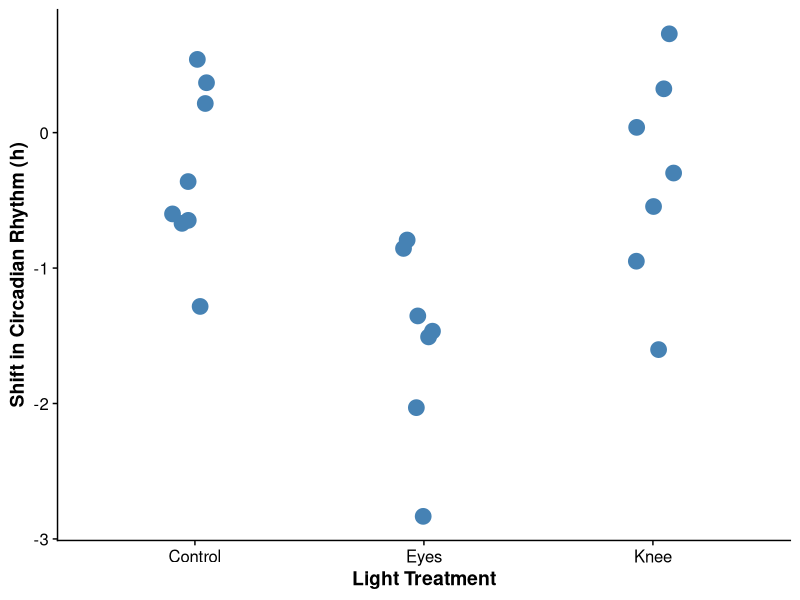
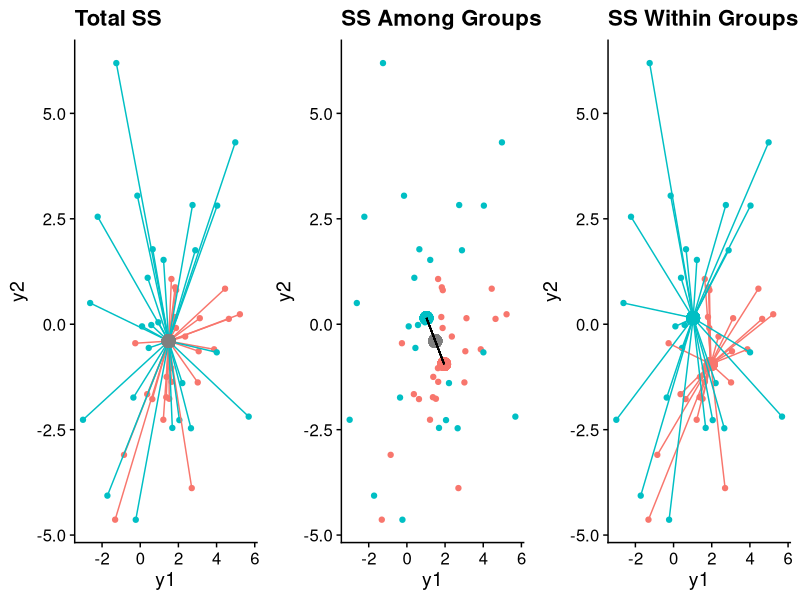

These charts were generated, in order, by the following R code:
## ---- chunk 1
#| label: setup
#| echo: false
#| warning: false
#| message: false

library(tidyverse)
library(cowplot)
library(mvtnorm)
library(vegan)

ggplot2::theme_set(theme_cowplot())
## ---- chunk 2
JL <- read_csv("Data/JetLag.csv", show_col_types = FALSE) |> 
  mutate(Treatment = factor(Treatment, labels = c("Control", "Eyes", "Knee")))
## ---- chunk 3
#| fig-align: center
p1 <- ggplot(JL, aes(x = Treatment, y = Shift)) +
  geom_point(position = position_jitter(width = 0.1, seed = 43577),
             size = 5, color = "steelblue") +
  xlab("Light Treatment") +
  ylab("Shift in Circadian Rhythm (h)") +
  theme(axis.title = element_text(face = "bold"))
p1
## ---- chunk 4
anova(lm(Shift ~ Treatment, data = JL))
## ---- chunk 5
set.seed(140592)
nn <- 25
sigma <- rbind(c(1.00, 0.75, 0.75),
               c(0.75, 1.00, 0.75),
               c(0.75, 0.75, 1.00))

MM <- rmvnorm(n = nn * 2, mean = c(0, 1, 2), sigma = sigma)
ss <- 2
MM.dat <- tibble(y1 = MM[ , 1] + c(rnorm(nn, ss), rnorm(nn, 1, ss)),
                 y2 = MM[ , 2] - c(rnorm(nn, ss), rnorm(nn, 1, ss)),
                 y3 = MM[ , 3] + c(rnorm(nn, ss), rnorm(nn, 0.5, ss)),
                 xx = rep(c("A", "B"), each = nn)
)

sst <- ggplot(MM.dat, aes(y1, y2, color = xx)) + 
  geom_point() + 
  geom_segment(aes(x = mean(y1), y = mean(y2), xend = y1, yend = y2)) +
  geom_point(aes(x = mean(y1), y = mean(y2)), col = 'gray50', size = 4) +
  theme(legend.position = "none") +
  ggtitle("Total SS")

ssa <- MM.dat |> 
  group_by(xx) |>
  mutate(meany1 = mean(y1), meany2 = mean(y2)) |>
  ggplot(aes(y1, y2, color = xx)) + 
  geom_point() +
  geom_point(aes(x = mean(y1), y = mean(y2)), col = 'gray50', size = 4) +
  geom_point(aes(meany1, meany2), size = 4) + 
  geom_segment(aes(x = mean(y1), y = mean(y2),
                   xend = meany1, yend = meany2), color = 'black') +
  theme(legend.position = "none") +
  ggtitle("SS Among Groups")

ssw <- MM.dat |> 
  group_by(xx) |> 
  mutate(meany1 = mean(y1), meany2 = mean(y2)) |>
  ggplot(aes(y1, y2, color = xx)) + 
  geom_point() +
  geom_point(aes(x = meany1, y = meany2), size = 4) +
  geom_segment(aes(x = y1, y = y2, xend = meany1, yend = meany2)) +
  theme(legend.position = "none") +
  ggtitle("SS Within Groups")

plot_grid(sst, ssa, ssw, ncol = 3)

## ---- chunk 6
OD <- read_csv("Data/Oak_data_47x216.csv", show_col_types = FALSE)
glimpse(OD)

## ---- chunk 7
#| echo: true

unique(OD$TopoClass)
## ---- chunk 8
#| echo: true

spp.dat <- OD[,29:217]
pmod <- adonis2(formula = spp.dat ~ OD$TopoClass, method = "bray")
pmod

